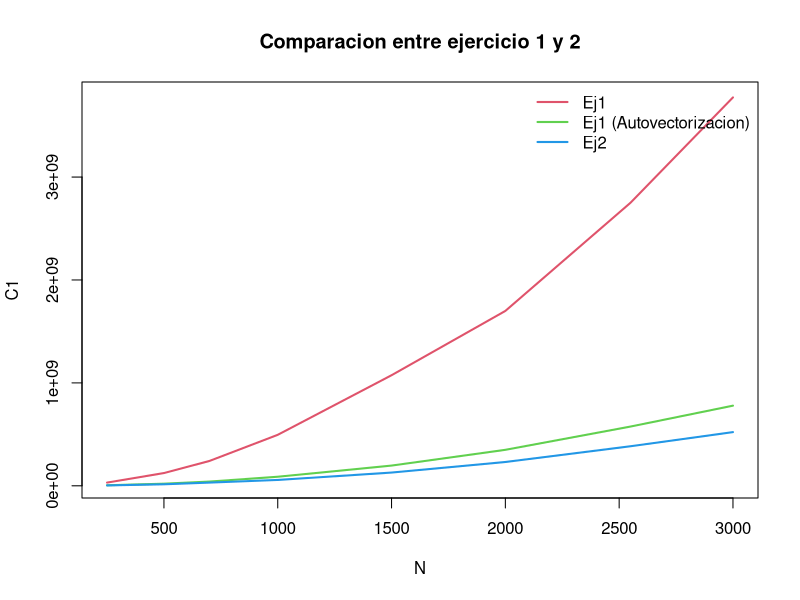

This figure's R source:
N=c(250, 500, 700, 1000, 1500, 2000, 2550, 3000)

C1=c(31167385.000000,123928086.000000,241561881.000000,495433505.000000,1074479443.000000,1699334722.000000,2750746237.000000,3773914223.000000)
C1_O=c(5171345.000000,20537790.000000,41216233.000000,88098981.000000,196522668.000000,349653858.000000,575797827.000000,778754777.000000)
C2=c(3693261.000000,14640625.000000,31126877.000000,56972359.000000,128675177.000000,231397942.000000,384377626.000000,521722196.000000)
plot(N,C1,col=2,type="l",main="Comparacion entre ejercicio 1 y 2",lwd=2)
lines(N,C1_O,col=3,lwd=2)
lines(N,C2,col=4,lwd=2)
legend("topright",legend = c("Ej1","Ej1 (Autovectorizacion)","Ej2"), col = 2:4, lwd = 2, bty = "n")
